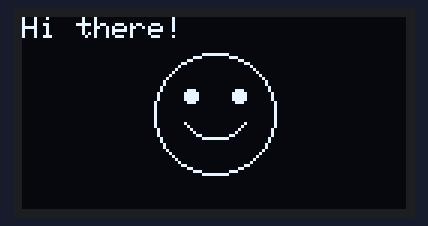
Recording of a sketch running on a simulated Arduino Uno, built with avr-gcc and run on an emulated ATmega328P. Shown: 128×64 one-colour display.

Above: at 0.1 s.

The sketch:

led_screen.ino
```cpp
#include <Wire.h>
#include <Adafruit_GFX.h>
#include <Adafruit_SSD1306.h>

//scree settings
const int SCREEN_WIDTH = 128;
const int SCREEN_HEIGHT = 64;

//Smiley Face
const int SMILEY_RADIUS = 20;
const int LEFT_EYE_X = 56;
const int RIGHT_EYE_X = 72;
const int EYES_Y = 26;
const int EYE_RADIUS = 2;

Adafruit_SSD1306 display(SCREEN_WIDTH, SCREEN_HEIGHT, &Wire, -1);

void setup() {
  if (!display.begin(SSD1306_SWITCHCAPVCC, 0x3C)) {
    Serial.println(F("SSD1306 allocation failed"));
    for (;;);
  }

  display.clearDisplay();

   // Draw text at top
  display.setTextSize(1);              // Normal 1x scale
  display.setTextColor(WHITE);
  display.setCursor(0, 0);             // Top-left corner
  display.println("Hi there!");
  display.display();                   // Show text before drawing the rest

  // Face outline
  display.drawCircle(SCREEN_WIDTH/2, SCREEN_HEIGHT/2, SMILEY_RADIUS, WHITE);

  // Eyes
  display.fillCircle(LEFT_EYE_X, EYES_Y, EYE_RADIUS, WHITE);  // left eye
  display.fillCircle(RIGHT_EYE_X, EYES_Y, EYE_RADIUS, WHITE);  // right eye

  // Smile (draw arc using segments)
  for (int x = -10; x <= 10; x++) {
    int y = (int)(0.05 * x * x); // parabola for curved smile
    display.drawPixel(64 + x, 40 - y, WHITE);
  }

  display.display();
}

void loop() {
  // Nothing here
}
```
